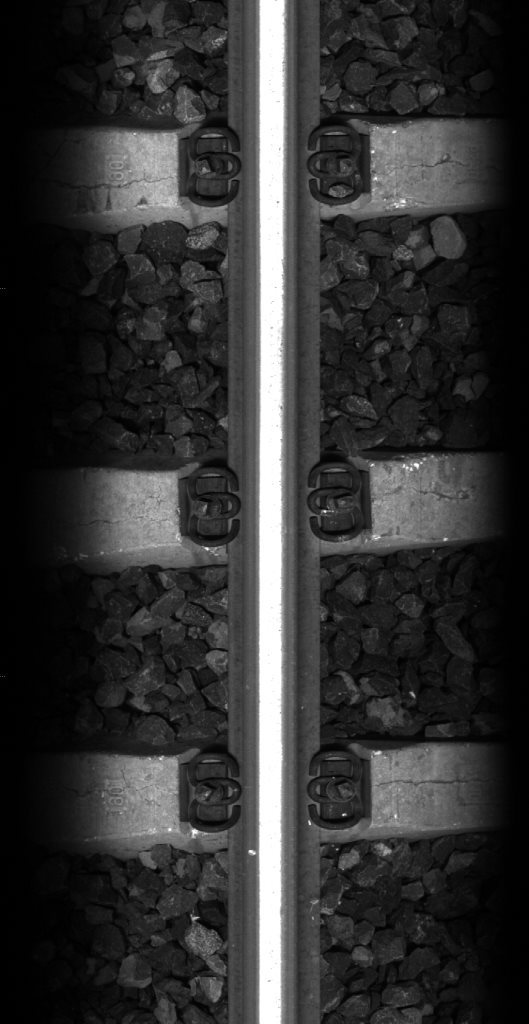
%> input picture TestRailextraction/101517_33834630_1208_35895.jpg, 529 x 1024 px
$ octave --eval "result = Enhance_Image(imread('TestRailextraction/101517_33834630_1208_35895.jpg'));"   (GNU Octave 9; MATLAB toolbox functions it lacks are replaced by stand-ins)
%> lines starting %> are read from the running program, lines starting %| are printed output that depends on the picture; in (x1, y1, x2, y2) boxes, pixels count from 0 and x2, y2 are one past the last pixel; in counts of white or black regions, pixels touching at a corner belong together; the program's own positions count from 1
### StdMonochrome.m
function s=StdMonochrome(k,RGB)
I=k(1)*RGB(:,:,1)+k(2)*RGB(:,:,2)+RGB(:,:,3);
s=-std2(I)/(max(I(:))-min(I(:)));

### Enhance_Image.m

function [R,E,J]=Enhance_Image(I,p)
I=histeq(I);
J=rgb2hcm(double(I)/256);
t=graythresh(J);
if(exist('p'))
    p=-0.05;
end
R=J>t;
E=bwperim(R,4);
%[R,E]=MorphoFood(J,t+p);
function J=rgb2hcm(RGB)
if(size(RGB,3)==1)
    I=RGB;
else
    RGB64=imresize(RGB,[64 64]);
    k=fminsearch('StdMonochrome',[1 1],[ ],RGB64);
    I=k(1)*RGB(:,:,1)+k(2)*RGB(:,:,2)+RGB(:,:,3);
end
J=I-min(I(:));
J=J/max(J(:));
n=fix(size(J,1)/4);
if(mean2(J(1:n,1:n))>0.1)
    J=1-J;
end

function [R,E]=MorphoFood(J,t)
%A=bwareaopen(J>t,fix(length(J(:))/100));
C=imclose(J,strel('disk',8));
R=bwfill(C,'holes',4);
%R=A;
E=bwperim(R,4);
%> in Enhance_Image, `I=histeq(I);`:
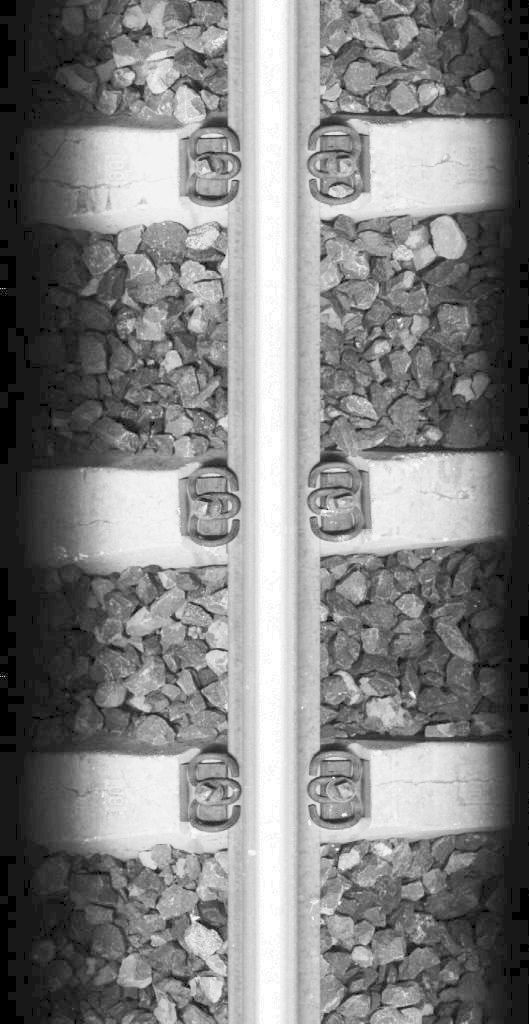
%> I: size 1024x529x3 uint8; min 0, max 255, mean 127.6
%> in rgb2hcm, `RGB64=imresize(RGB,[64 64]);`:
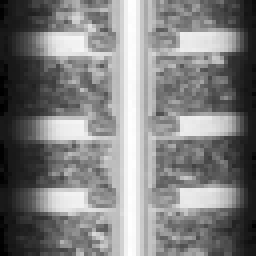
%> RGB64: size 64x64x3 double (shown 4 times larger); min -0.00614, max 1, mean 0.499; drawn with min black and max white
%> in rgb2hcm, `k=fminsearch('StdMonochrome',[1 1],[ ],RGB64);`: k = [1.12 1.15]
%> in Enhance_Image, `J=rgb2hcm(double(I)/256);`:
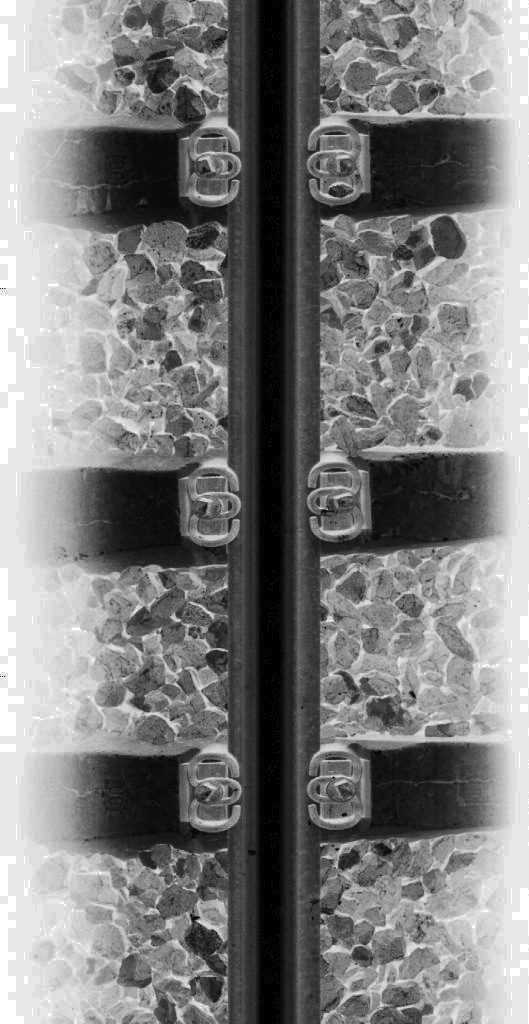
%> J: size 1024x529 double; min 0, max 1, mean 0.499
%> in Enhance_Image, `t=graythresh(J);`: t = 0.498
%> in Enhance_Image, `R=J>t;`:
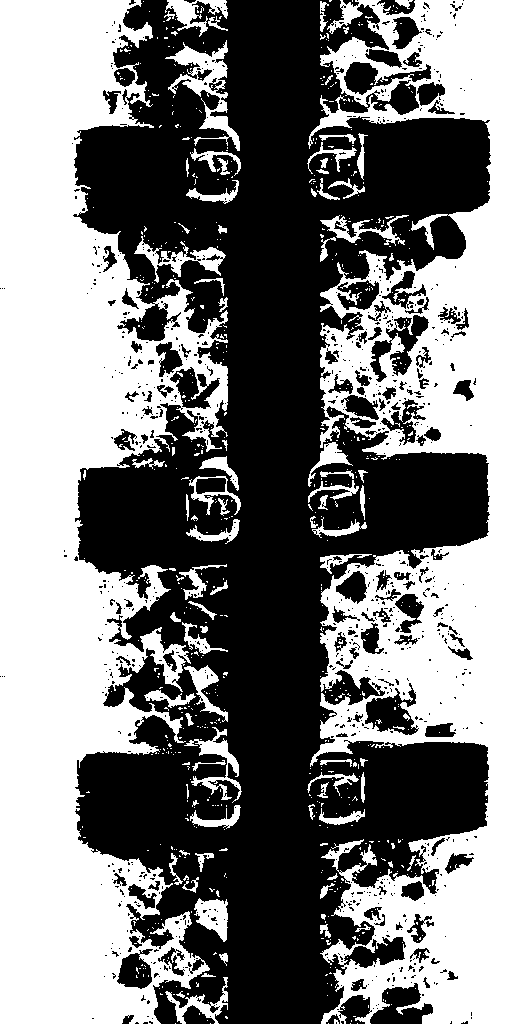
%> R: size 1024x529 logical; 50.4% white; 863 black regions (742 under 20 px), largest, box (x1, y1, x2, y2) and area: (73, 0, 491, 1024) 241720, (370, 315, 429, 382) 1519, (370, 983, 433, 1024) 1501
%> in Enhance_Image, `E=bwperim(R,4);`:
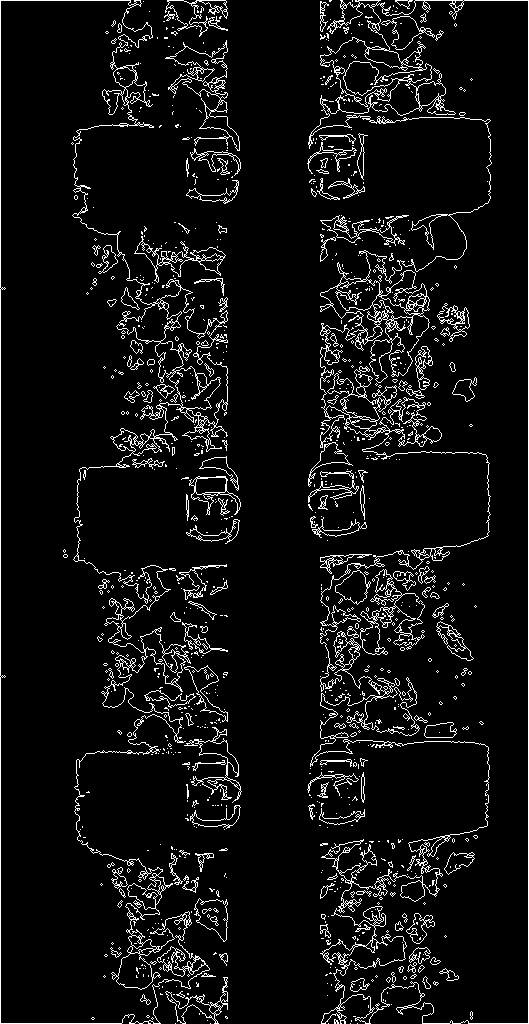
%> E: size 1024x529 logical; 6.6% white in thin lines or dots
